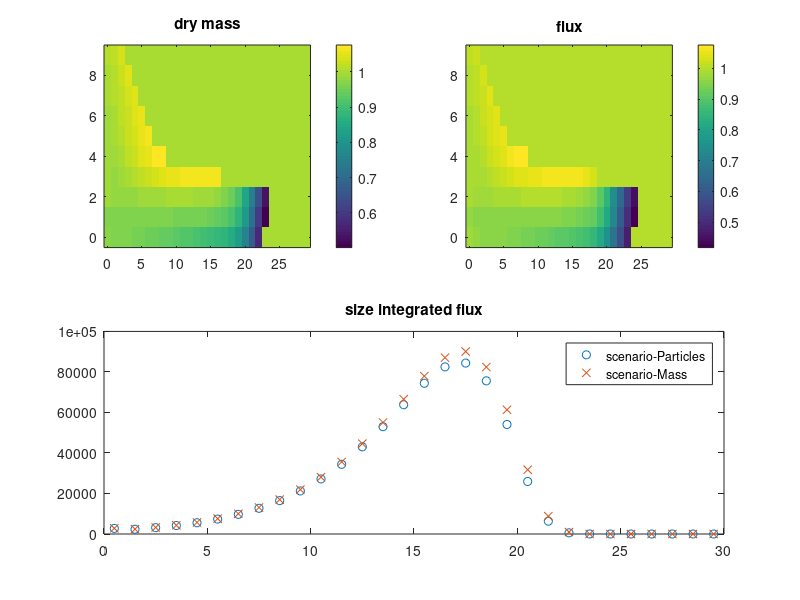

MATLAB code for this plot:
figure

simP = load('sim_PARTICLES.mat');
simP = simP.sim;
simM = load('sim_MASS.mat');
simM = simM.sim;

x = simP.x;
z = simP.z;
t = simP.t;


simP.Mdry(simP.Mdry < 0.01) = 0.01;
simM.Mdry(simM.Mdry < 0.01) = 0.01;

simP.Flux(simP.Flux < 0.01) = 0.01;
simM.Flux(simM.Flux < 0.01) = 0.01;


subplot(2,2,1); imagesc(x,z,simP.Mdry./ simM.Mdry); colorbar;  title('dry mass'); axis xy ; % clim([0 1]);
subplot(2,2,2); imagesc(x,z,simP.Flux./simM.Flux); colorbar; title('flux'); axis xy
% subplot(2,2,4); semilogy(t(2:end),RMSE,'.'); title('root mean error');
subplot(2,2,3:4); plot(x+.5,simP.BFlux,'o'); title('size integrated flux'); hold on ; plot(x+.5,simM.BFlux,'x') ; legend('scenario-Particles', 'scenario-Mass')